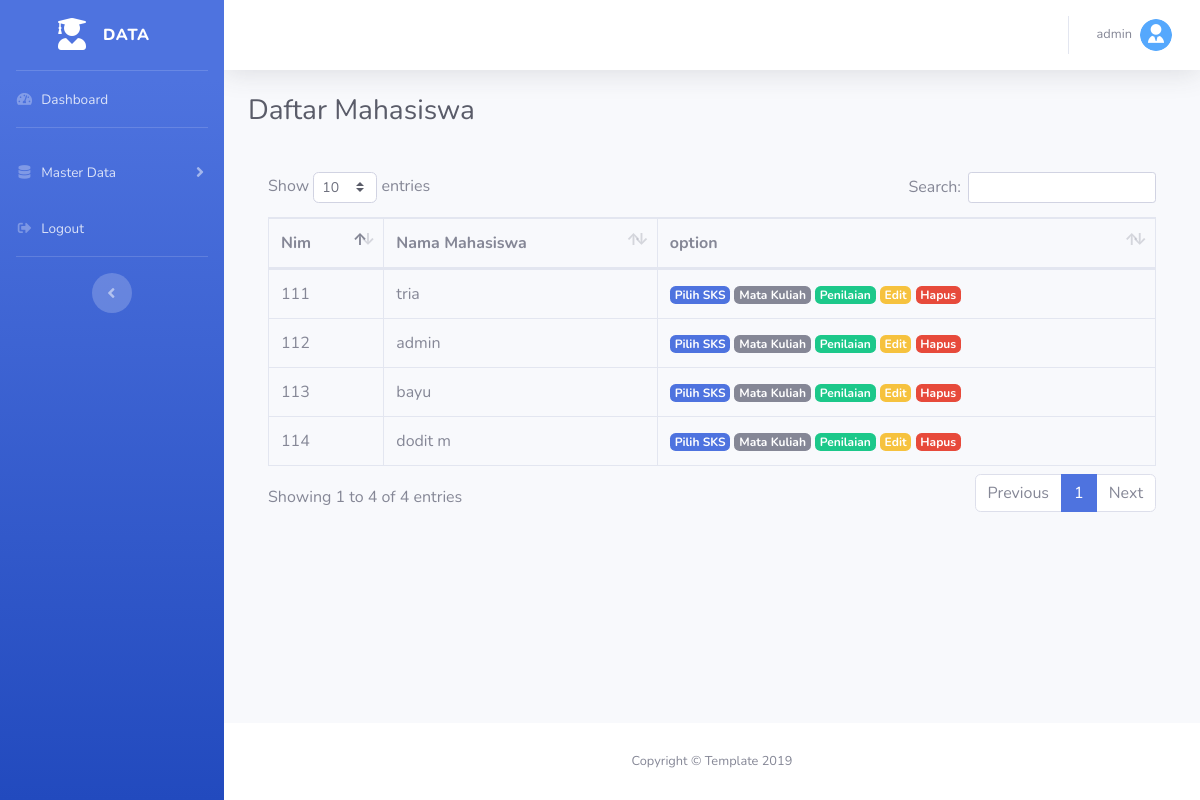
Page /data-mahasiswa.php (signed in) on the committed database.
### tables this page shows
CREATE TABLE `mahasiswa` (
  `nim` int(11) NOT NULL,
  `nama` varchar(128) NOT NULL
);

### function.php (called while the page is built, shortened)
<?php
class database{
	protected $host = "localhost";
	protected $uname = "toor";
	protected $pass = "1";
	protected $db = "kompetensi";
    public $conn;
    function __construct(){
        $this->conn = mysqli_connect($this->host, $this->uname, $this->pass, $this->db)or die(mysqli_error());
    }
    function tampil_data_mahasiswa(){
        $data = mysqli_query($this->conn, "SELECT * FROM mahasiswa");
        while($d = mysqli_fetch_array($data)){
            $hasil[] = $d;
        }
        return $hasil;
    }
}

### table-mahasiswa.php (the view, shortened to what this page needs)
<div class="card-body">
  <div class="table-responsive">
    <table class="table table-bordered" id="dataTable" width="100%" cellspacing="0">
      <thead>
        <tr>
          <th>Nim</th>
          <th>Nama Mahasiswa</th>
          <th>option</th>
        </tr>
      </thead>
      <tbody>
      <?php
        foreach($db->tampil_data_mahasiswa() as $x){
      ?>
        <tr>
          <td><?= $x['nim'];?></td>
          <td><?= $x['nama']; ?></td>
          <td>
          <a href="#" class="badge badge-primary" data-toggle="modal" data-target="#ambilSks<?= $x['nim'];?>">Pilih SKS</a>
          <a href="#" class="badge badge-secondary" data-toggle="modal" data-target="#mataKuliah<?= $x['nim'];?>">Mata Kuliah</a>
          <a href="#" class="badge badge-success" data-toggle="modal" data-target="#nilaiSks<?= $x['nim'];?>">Penilaian</a>
          <a href="#" class="badge badge-warning" data-toggle="modal" data-target="#addEditModal<?= $x['nim'];?>">Edit</a>
          <a href="#" data-toggle="modal" data-target="#hapusModal<?= $x['nim'];?>" class="badge badge-danger">Hapus</a>
          </td>
        </tr>
      <?php  }?>
      </tbody>
    </table>
  </div>
</div>

### rows in the picture
mahasiswa: nim "111", nama "tria"
mahasiswa: nim "112", nama "admin"
mahasiswa: nim "113", nama "bayu"
mahasiswa: nim "114", nama "dodit m"

### other values in the picture
$_SESSION['username'] "admin"
